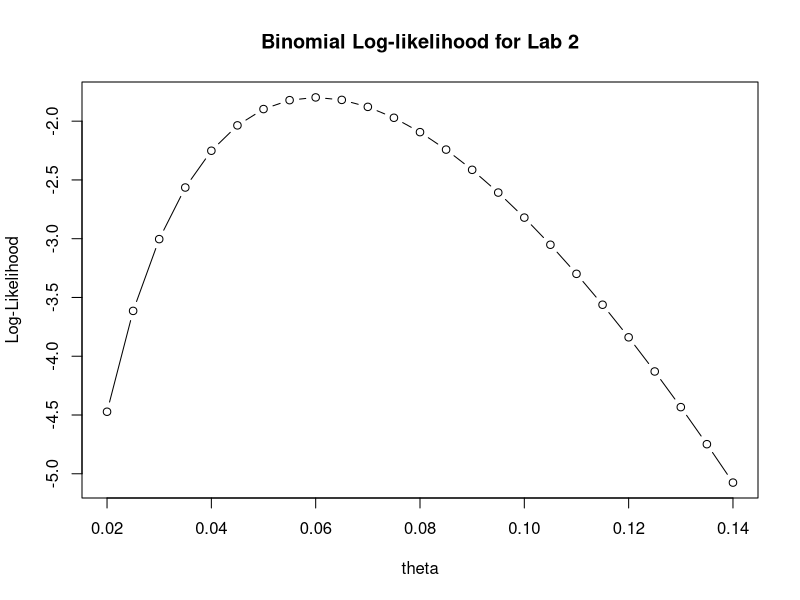
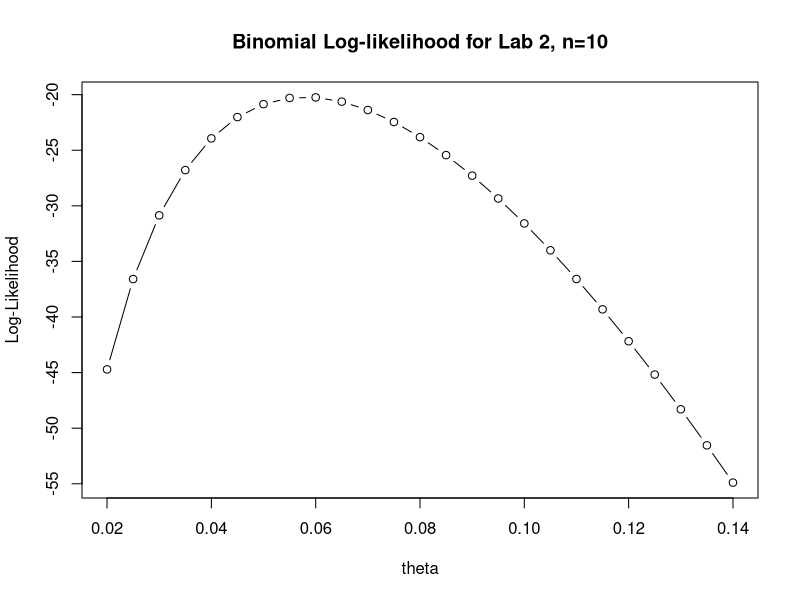
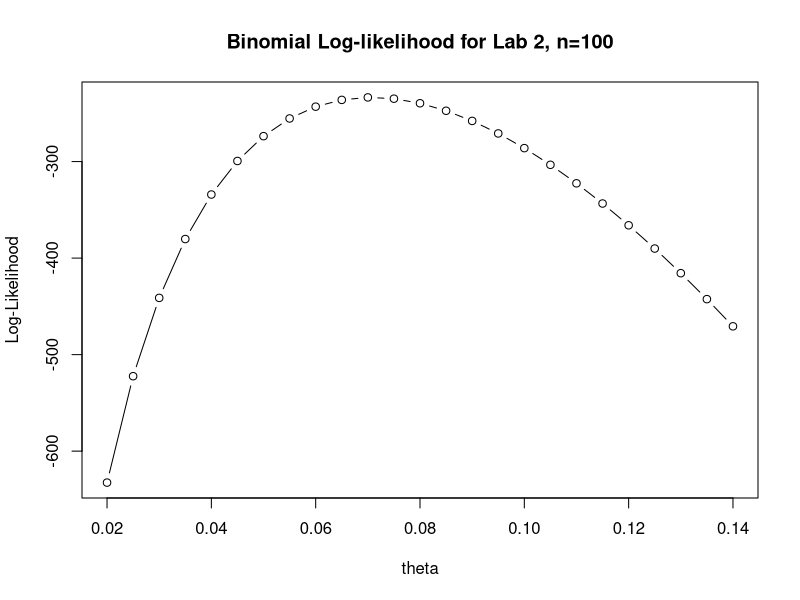

The R source for these figures, in order:
## ---- chunk 1
#This is a comment inside of a chunk of R code.

set.seed(54321)   #setting the random number generator seed SHOULD always be done before simulating
# Ask your Lab instructor to explain set.seed()
bdat <- rbinom(1, size=100, prob=.07 )   # see ?rbinom for information
bdat
## ---- chunk 2
thetahat <- bdat/100
thetahat
## ---- chunk 3
theta <- seq(0.02, 0.14, by=.005)   #creates a vector of values from .02 to .14 in steps of .005
bloglike <- dbinom(bdat, size=100, prob=theta, log=TRUE)  #computes log of binomial probabilities
cbind(theta, bloglike)
## ---- chunk 4
plot(bloglike~theta, ylab='Log-Likelihood', xlab='theta', type='b')
title('Binomial Log-likelihood for Lab 2')
## ---- chunk 5
set.seed(54321)
n <- 10
bdat2 <- rbinom(n, size=100, prob=.07 )   # this generates n binomial observations
bdat2
theta <- seq(0.02, 0.14, by=.005)

bloglike2 <- 0
for (i in 1:n){
bloglike2 <- bloglike2 + dbinom(bdat2[i], size=100, prob=theta, log=TRUE)  
      #computes the sum of the log of binomial probabilities over the observations
} 

cbind(theta, bloglike2)
plot(bloglike2~theta, ylab='Log-Likelihood', xlab='theta', type='b')
title(paste('Binomial Log-likelihood for Lab 2, n=', n, sep=''))



## ---- chunk 6
set.seed(54321)
n <- 100
bdat2 <- rbinom(n, size=100, prob=.07 )   # this generates n binomial observations
bdat2
theta <- seq(0.02, 0.14, by=.005)

bloglike2 <- 0
for (i in 1:n){
bloglike2 <- bloglike2 + dbinom(bdat2[i], size=100, prob=theta, log=TRUE)  
      #computes the sum of the log of binomial probabilities over the observations
} 

cbind(theta, bloglike2)
plot(bloglike2~theta, ylab='Log-Likelihood', xlab='theta', type='b')
title(paste('Binomial Log-likelihood for Lab 2, n=', n, sep=''))
